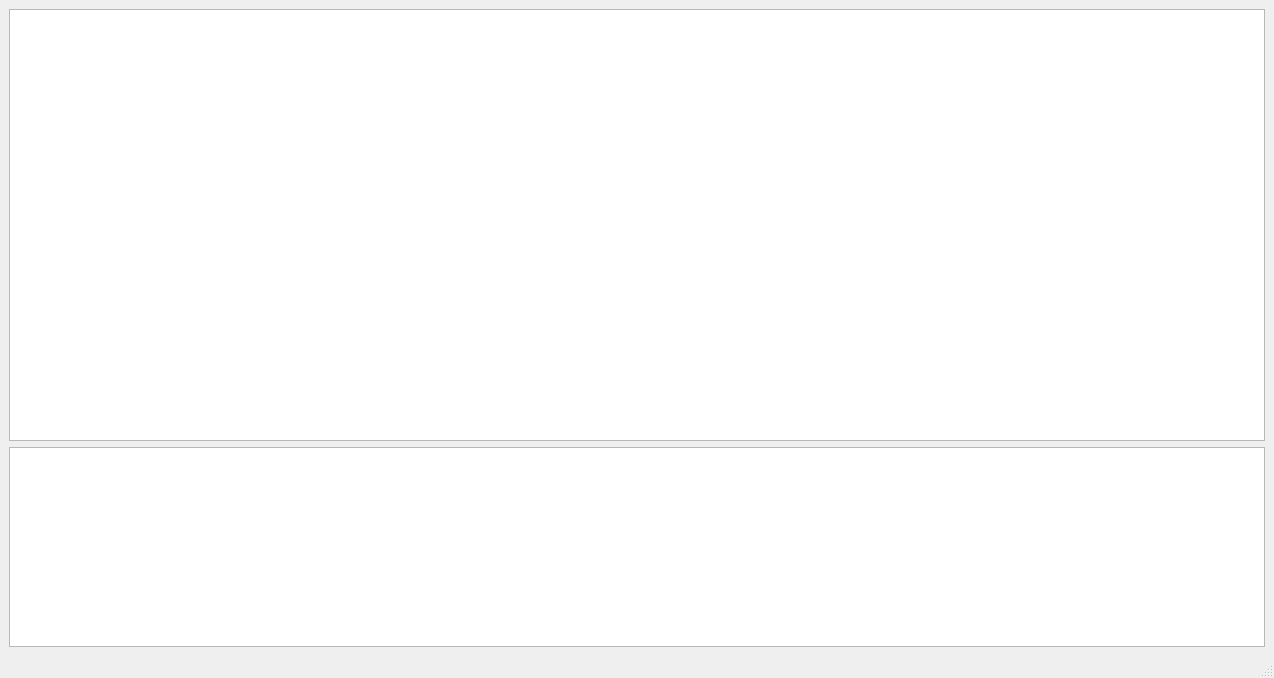
<?xml version="1.0" encoding="UTF-8"?>
<ui version="4.0">
 <class>MainWindow</class>
 <widget class="QMainWindow" name="MainWindow">
  <property name="geometry">
   <rect>
    <x>0</x>
    <y>0</y>
    <width>1274</width>
    <height>678</height>
   </rect>
  </property>
  <property name="windowTitle">
   <string>MainWindow</string>
  </property>
  <widget class="QWidget" name="centralwidget">
   <layout class="QVBoxLayout" name="verticalLayout">
    <item>
     <widget class="QTableView" name="tableView"/>
    </item>
    <item>
     <widget class="QTextBrowser" name="textBrowser">
      <property name="minimumSize">
       <size>
        <width>0</width>
        <height>0</height>
       </size>
      </property>
      <property name="maximumSize">
       <size>
        <width>16777215</width>
        <height>200</height>
       </size>
      </property>
     </widget>
    </item>
   </layout>
  </widget>
  <widget class="QMenuBar" name="menubar">
   <property name="geometry">
    <rect>
     <x>0</x>
     <y>0</y>
     <width>1274</width>
     <height>21</height>
    </rect>
   </property>
  </widget>
  <widget class="QStatusBar" name="statusbar"/>
 </widget>
 <resources/>
 <connections/>
</ui>
